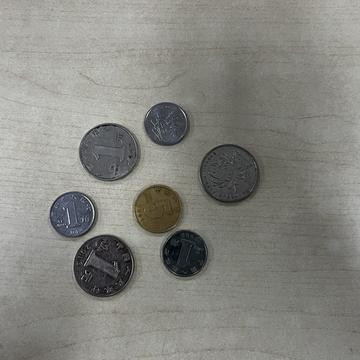
//> input picture 25_spring/计算机视觉/作业/2022211733_王殿云_第一次作业/2022211733_王殿云_第一次作业_实验代码/images/1.jpg, 360 x 360 px
$ ./main ../images/1.jpg   (built with g++ and OpenCV 4)
//> lines starting //> are read from the running program, lines starting //| are printed output that depends on the picture; after the words box and inside, x2 and y2 are one past the last pixel; in counts of white or black regions, pixels touching at a corner belong together
### 25_spring/计算机视觉/作业/2022211733_王殿云_第一次作业/2022211733_王殿云_第一次作业_实验代码/canny_cpp/canny.h
#ifndef CANNY_H
#define CANNY_H

#include <opencv2/opencv.hpp>

void myCanny(const cv::Mat& src, cv::Mat& dst, double lowThreshold, double highThreshold,
                    int apertureSize = 3, bool L2gradient = false);

#endif

### 25_spring/计算机视觉/作业/2022211733_王殿云_第一次作业/2022211733_王殿云_第一次作业_实验代码/canny_cpp/canny.cpp
#include "canny.h"
#include <opencv2/imgproc.hpp>
#include <vector>
#include <queue>
#include <cmath>
#include <algorithm>
#include <omp.h>

// Canny边缘检测
void myCanny(const cv::Mat& src, cv::Mat& dst, double lowThreshold, double highThreshold,
                    int apertureSize, bool L2gradient) {
    CV_Assert(src.depth() == CV_8U || src.depth() == CV_16S);

    // 1. 计算梯度 (使用Sobel算子)
    cv::Mat dx, dy;
    double scale = 1.0;
    if (apertureSize == 7) {
        scale = 1/16.0;
    }

    cv::Sobel(src, dx, CV_16S, 1, 0, apertureSize, scale, 0, cv::BORDER_REPLICATE);
    cv::Sobel(src, dy, CV_16S, 0, 1, apertureSize, scale, 0, cv::BORDER_REPLICATE);

    // 临时矩阵用于存储中间结果
    const int cn = src.channels();
    const int cols = src.cols * cn;
    const int rows = src.rows;

    // 创建并填充border以简化后续处理
    cv::Mat mag(rows + 2, cols + 2, CV_32F);
    mag.setTo(0);

    // 2. 计算梯度幅值（使用SIMD优化，如果可用）
    #pragma omp parallel for
    for (int i = 0; i < rows; i++) {
        const short* _dx = dx.ptr<short>(i);
        const short* _dy = dy.ptr<short>(i);
        float* _mag = mag.ptr<float>(i + 1) + 1;  // 考虑边界

        if (L2gradient) {
            // 使用L2范数 (欧几里得距离)
            #if CV_SIMD || CV_SIMD_SCALABLE
            int j = 0;
            const int simdSize = cv::v_float32::nlanes;
            for (; j <= cols - simdSize; j += simdSize) {
                cv::v_int16 vx = cv::v_load((const short*)(_dx + j));
                cv::v_int16 vy = cv::v_load((const short*)(_dy + j));

                cv::v_int32 vx_0, vx_1;
                cv::v_int32 vy_0, vy_1;

                cv::v_expand(vx, vx_0, vx_1);
                cv::v_expand(vy, vy_0, vy_1);

                cv::v_float32 vfx_0 = cv::v_cvt_f32(vx_0);
                cv::v_float32 vfx_1 = cv::v_cvt_f32(vx_1);
                cv::v_float32 vfy_0 = cv::v_cvt_f32(vy_0);
                cv::v_float32 vfy_1 = cv::v_cvt_f32(vy_1);

                cv::v_float32 vmagSq_0 = vfx_0 * vfx_0 + vfy_0 * vfy_0;
                cv::v_float32 vmagSq_1 = vfx_1 * vfx_1 + vfy_1 * vfy_1;

                cv::v_float32 vmag_0 = cv::v_sqrt(vmagSq_0);
                cv::v_float32 vmag_1 = cv::v_sqrt(vmagSq_1);

                cv::v_store(_mag + j, vmag_0);
                cv::v_store(_mag + j + simdSize/2, vmag_1);
            }

            // 处理剩余元素
            for (; j < cols; j++) {
                int gx = _dx[j];
                int gy = _dy[j];
                _mag[j] = std::sqrt((float)(gx * gx + gy * gy));
            }
            #else
            for (int j = 0; j < cols; j++) {
                int gx = _dx[j];
                int gy = _dy[j];
                _mag[j] = std::sqrt((float)(gx * gx + gy * gy));
            }
            #endif
        } else {
            // 使用L1范数 (曼哈顿距离)
            #if CV_SIMD || CV_SIMD_SCALABLE
            int j = 0;
            const int simdSize = cv::v_int16::nlanes;
            for (; j <= cols - simdSize; j += simdSize) {
                cv::v_int16 vx = cv::v_load((const short*)(_dx + j));
                cv::v_int16 vy = cv::v_load((const short*)(_dy + j));

                // 计算绝对值
                vx = cv::v_abs(vx);
                vy = cv::v_abs(vy);

                cv::v_int32 vx_0, vx_1;
                cv::v_int32 vy_0, vy_1;

                cv::v_expand(vx, vx_0, vx_1);
                cv::v_expand(vy, vy_0, vy_1);

                cv::v_float32 vfx_0 = cv::v_cvt_f32(vx_0);
                cv::v_float32 vfx_1 = cv::v_cvt_f32(vx_1);
                cv::v_float32 vfy_0 = cv::v_cvt_f32(vy_0);
                cv::v_float32 vfy_1 = cv::v_cvt_f32(vy_1);

                cv::v_float32 vmag_0 = vfx_0 + vfy_0;
                cv::v_float32 vmag_1 = vfx_1 + vfy_1;

                cv::v_store(_mag + j, vmag_0);
                cv::v_store(_mag + j + simdSize/2, vmag_1);
            }

            // 处理剩余元素
            for (; j < cols; j++) {
                _mag[j] = std::abs((float)_dx[j]) + std::abs((float)_dy[j]);
            }
            #else
            for (int j = 0; j < cols; j++) {
                _mag[j] = std::abs((float)_dx[j]) + std::abs((float)_dy[j]);
            }
            #endif
        }
    }

    // 如果是多通道，取各通道的最大梯度
    if (cn > 1) {
        cv::Mat magMaxChannels(rows, src.cols, CV_32F);

        #pragma omp parallel for
        for (int i = 0; i < rows; i++) {
            const float* magRow = mag.ptr<float>(i + 1) + 1;
            float* maxRow = magMaxChannels.ptr<float>(i);

            for (int j = 0, jn = 0; j < src.cols; j++, jn += cn) {
                float maxVal = magRow[jn];
                for (int k = 1; k < cn; k++) {
                    maxVal = std::max(maxVal, magRow[jn + k]);
                }
                maxRow[j] = maxVal;
            }
        }

        // 用单通道梯度替换多通道梯度以简化后续处理
        mag = cv::Mat(rows + 2, src.cols + 2, CV_32F, 0.0f);

        for (int i = 0; i < rows; i++) {
            const float* maxRow = magMaxChannels.ptr<float>(i);
            float* magRow = mag.ptr<float>(i + 1) + 1;

            for (int j = 0; j < src.cols; j++) {
                magRow[j] = maxRow[j];
            }
        }
    }

    // 创建非极大值抑制掩码
    cv::Mat nmsMask(rows, src.cols, CV_8UC1, cv::Scalar(0));

    // 3. 非极大值抑制
    const int TG22 = 13573; // tan(22.5度) * 2^16

    #pragma omp parallel for
    for (int i = 0; i < rows; i++) {
        const short* _dx = dx.ptr<short>(i);
        const short* _dy = dy.ptr<short>(i);
        const float* _mag_p = mag.ptr<float>(i);      // previous row
        const float* _mag_c = mag.ptr<float>(i + 1);  // current row
        const float* _mag_n = mag.ptr<float>(i + 2);  // next row
        uchar* _mask = nmsMask.ptr<uchar>(i);

        for (int j = 0; j < src.cols; j++) {
            int jj = j;
            if (cn > 1) {
                // 对于多通道，我们已经计算了单通道的最大值
                jj = j * cn;
            }

            float m = _mag_c[j + 1];  // current pixel's magnitude with border offset

            if (m > lowThreshold) {  // 仅检查高于低阈值的点
                int xs = _dx[jj];
                int ys = _dy[jj];
                int x = std::abs(xs);
                int y = std::abs(ys) << 15;

                // 方向量化为水平、垂直和对角线
                int tg22x = x * TG22;

                // 水平梯度占主导
                if (y < tg22x) {
                    if (m > _mag_c[j] && m >= _mag_c[j + 2]) {
                        if (m > highThreshold)
                            _mask[j] = 2;  // 强边缘
                        else
                            _mask[j] = 1;  // 弱边缘
                    }
                }
                // 垂直梯度占主导
                else {
                    int tg67x = tg22x + (x << 16);
                    if (y > tg67x) {
                        if (m > _mag_p[j + 1] && m >= _mag_n[j + 1]) {
                            if (m > highThreshold)
                                _mask[j] = 2;  // 强边缘
                            else
                                _mask[j] = 1;  // 弱边缘
                        }
                    }
                    // 对角线方向
                    else {
                        int s = (xs ^ ys) < 0 ? -1 : 1;
                        if (m > _mag_p[j + 1 - s] && m > _mag_n[j + 1 + s]) {
                            if (m > highThreshold)
                                _mask[j] = 2;  // 强边缘
                            else
                                _mask[j] = 1;  // 弱边缘
                        }
                    }
                }
            }
        }
    }

    // 4. 滞后阈值连接（使用更高效的队列和并行处理）
    cv::Mat edgeMap = cv::Mat::zeros(rows, src.cols, CV_8UC1);

    // 使用并行区域查找强边缘点
    std::vector<std::vector<cv::Point>> strongEdgesByThreads;

    #pragma omp parallel
    {
        std::vector<cv::Point> localStrongEdges;

        #pragma omp for nowait
        for (int i = 0; i < rows; i++) {
            const uchar* nmsMaskRow = nmsMask.ptr<uchar>(i);
            uchar* edgeMapRow = edgeMap.ptr<uchar>(i);

            for (int j = 0; j < src.cols; j++) {
                if (nmsMaskRow[j] == 2) {  // 强边缘
                    edgeMapRow[j] = 255;
                    localStrongEdges.push_back(cv::Point(j, i));
                }
            }
        }

        #pragma omp critical
        strongEdgesByThreads.push_back(std::move(localStrongEdges));
    }

    // 合并所有线程找到的强边缘点
    std::vector<cv::Point> allStrongEdges;
    for (const auto& threadEdges : strongEdgesByThreads) {
        allStrongEdges.insert(allStrongEdges.end(), threadEdges.begin(), threadEdges.end());
    }

    // 连接弱边缘点
    const int dx8[8] = {-1, -1, 0, 1, 1, 1, 0, -1};
    const int dy8[8] = {0, -1, -1, -1, 0, 1, 1, 1};

    std::queue<cv::Point> borderPoints;
    for (const auto& point : allStrongEdges) {
        borderPoints.push(point);
    }

    while (!borderPoints.empty()) {
        cv::Point p = borderPoints.front();
        borderPoints.pop();

        // 检查8邻域
        for (int k = 0; k < 8; k++) {
            cv::Point np(p.x + dx8[k], p.y + dy8[k]);

            if (np.x >= 0 && np.x < src.cols &&
                np.y >= 0 && np.y < rows &&
                nmsMask.at<uchar>(np) == 1 &&  // 弱边缘
                edgeMap.at<uchar>(np) == 0) {  // 尚未处理

                edgeMap.at<uchar>(np) = 255;  // 标记为边缘
                borderPoints.push(np);
            }
        }
    }

    // 将结果复制到输出图像
    edgeMap.copyTo(dst);
}

### 25_spring/计算机视觉/作业/2022211733_王殿云_第一次作业/2022211733_王殿云_第一次作业_实验代码/canny_cpp/main.cpp
#include <iostream>
#include <opencv2/opencv.hpp>
#include <opencv2/imgproc.hpp>
#include <opencv2/highgui.hpp>
#include <vector>
#include <queue>
#include <cmath>
#include <chrono>
#include <limits>
#include <string>
#include <algorithm>
#include <omp.h>
#include "canny.h"

// 比较优化Canny与OpenCV Canny的性能函数
// [91 lines left out: function comparePerformance, not called in this run]

int main(int argc, char** argv) {
    // 检查命令行参数
    if (argc < 2) {
        std::cout << "用法: " << argv[0] << " <图像路径> [benchmark] [迭代次数]" << std::endl;
        std::cout << "添加'benchmark'作为第二个参数来运行性能比较" << std::endl;
        std::cout << "可选择指定迭代次数（默认：100）" << std::endl;
        return -1;
    }

    // 读取输入图像
    cv::Mat src = cv::imread(argv[1], cv::IMREAD_COLOR);
//> src is the input picture: 360 rows x 360 cols, CV_8UC3; mean B, G, R 128.1, 133.5, 133.6

    // 检查图像是否成功加载
    if (src.empty()) {
        std::cout << "无法读取图像: " << argv[1] << std::endl;
        return -1;
    }

    // 检查是否请求了基准测试模式
    bool benchmarkMode = (argc > 2 && std::string(argv[2]) == "benchmark");
//> benchmarkMode = false

    if (benchmarkMode) {
        // 确定迭代次数
        int iterations = 100;  // 默认值
        if (argc > 3) {
            try {
                iterations = std::stoi(argv[3]);
            } catch (const std::exception& e) {
                std::cout << "无效的迭代次数值，使用默认值：100" << std::endl;
            }
        }

        // 运行性能比较
        comparePerformance(src, iterations);
    } else {
        // 普通可视化模式
        // 创建输出图像
        cv::Mat optimizedEdges, opencvEdges;

        // 转换为灰度图像(预处理步骤，不是Canny的一部分)
        cv::Mat gray;
        cv::cvtColor(src, gray, cv::COLOR_BGR2GRAY);

        // 使用高斯滤波器降噪
        cv::Mat blurred;
        cv::GaussianBlur(gray, blurred, cv::Size(5, 5), 0);
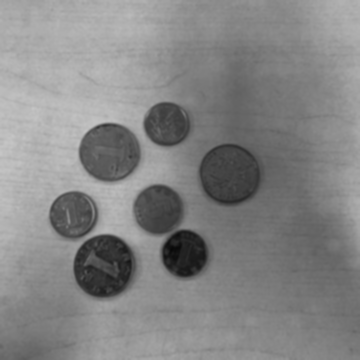
//> blurred: 360 rows x 360 cols, CV_8UC1; min 8, max 198, mean 132.9

        // 应用优化的Canny
        double lowThreshold = 50.0;
        double highThreshold = 150.0;
        int apertureSize = 3;
        bool L2gradient = false;

        myCanny(blurred, optimizedEdges, lowThreshold, highThreshold, apertureSize, L2gradient);
//> in myCanny, `cv::Sobel(src, dx, CV_16S, 1, 0, apertureSize, scale, 0, cv::BORDER_RE..`:
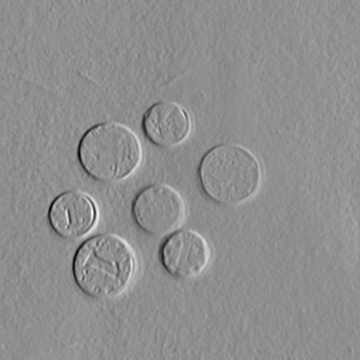
//> dx: 360 rows x 360 cols, CV_16SC1; min -291, max 227, mean -0.4; drawn with min black and max white
//> in myCanny, `cv::Sobel(src, dy, CV_16S, 0, 1, apertureSize, scale, 0, cv::BORDER_RE..`:
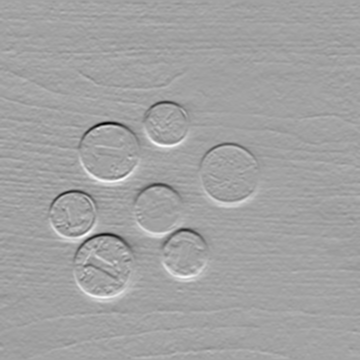
//> dy: 360 rows x 360 cols, CV_16SC1; min -367, max 210, mean -0.4; drawn with min black and max white
//> after the loop in myCanny, `for (int i = 0; i < rows; i++)`:
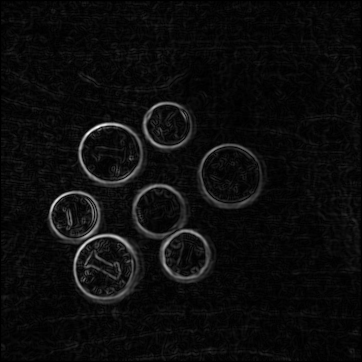
//> mag: 362 rows x 362 cols, CV_32FC1; min 0, max 480, mean 23.8; drawn with min black and max white
//> after the loop in myCanny, `for (int i = 0; i < rows; i++)`:
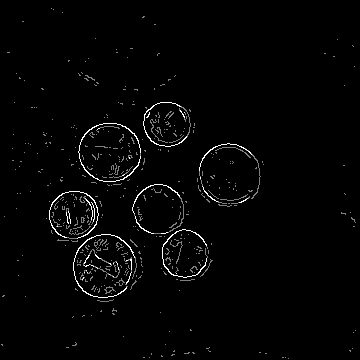
//> nmsMask: 360 rows x 360 cols, CV_8UC1; min 0, max 2, mean 0.0372; drawn with min black and max white
//> after the loop in myCanny, `for (int i = 0; i < rows; i++)`:
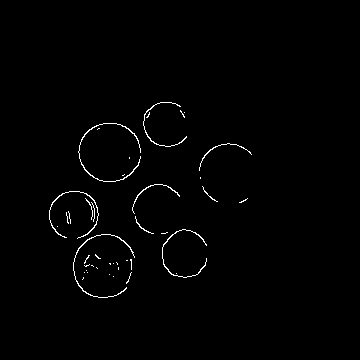
//> edgeMap: 360 rows x 360 cols, CV_8UC1; 0.99% white in thin lines or dots, all inside (x1, y1, x2, y2) = (49, 102, 252, 298)
//> after the loop in myCanny, `for (int i = 0; i < rows; i++)`: localStrongEdges = 1288 Points (x, y), first 12: [160, 102], [161, 102], [162, 102], [163, 102], [164, 102], [165, 102], [166, 102], [167, 102], [168, 102], [169, 102], [170, 102], [171, 102]
//> in myCanny, `strongEdgesByThreads.push_back(std::move(localStrongEdges));`: strongEdgesByThreads = 1 contour; box (x1, y1, x2, y2) and area: (49, 102, 252, 298) 958
//> the loop in myCanny, `for (const auto& threadEdges : strongEdgesByThreads)` made 1 pass
//> the loop in myCanny, `for (const auto& point : allStrongEdges)` made 1288 passes
//> after the loop in myCanny, `for (const auto& point : allStrongEdges)`: borderPoints = 1288 items
//> the loop in myCanny, `while (!borderPoints.empty())` made 1804 passes
//> after the loop in myCanny, `while (!borderPoints.empty())`:
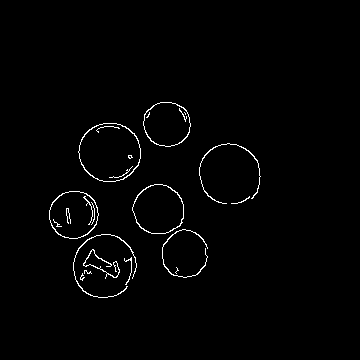
//> edgeMap: 360 rows x 360 cols, CV_8UC1; 1.4% white in thin lines or dots, all inside (x1, y1, x2, y2) = (49, 102, 261, 298)
//> after the loop in myCanny, `while (!borderPoints.empty())`: borderPoints = 0 items

        // 应用OpenCV的Canny以进行比较
        cv::Canny(blurred, opencvEdges, lowThreshold, highThreshold, apertureSize, L2gradient);

        // 显示结果
        cv::namedWindow("原始图像", cv::WINDOW_AUTOSIZE);
        cv::namedWindow("优化Canny", cv::WINDOW_AUTOSIZE);
        cv::namedWindow("OpenCV Canny", cv::WINDOW_AUTOSIZE);

        cv::imshow("原始图像", src);
        cv::imshow("优化Canny", optimizedEdges);
        cv::imshow("OpenCV Canny", opencvEdges);

        // 等待按键并关闭窗口
        cv::waitKey(0);
        cv::destroyAllWindows();
    }

    return 0;
}

$ run again, on 25_spring/计算机视觉/作业/2022211733_王殿云_第一次作业/2022211733_王殿云_第一次作业_实验代码/images/12.jpg
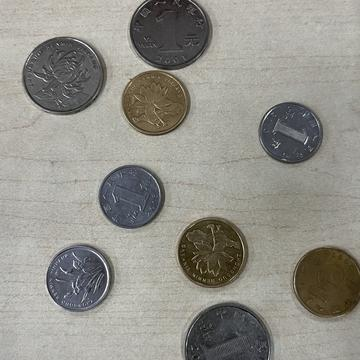
//> input picture 25_spring/计算机视觉/作业/2022211733_王殿云_第一次作业/2022211733_王殿云_第一次作业_实验代码/images/12.jpg, 360 x 360 px
//> src is the input picture: 360 rows x 360 cols, CV_8UC3; mean B, G, R 137.5, 144.6, 146.1
//> benchmarkMode = false
//> after the loop in myCanny, `for (int i = 0; i < rows; i++)`:
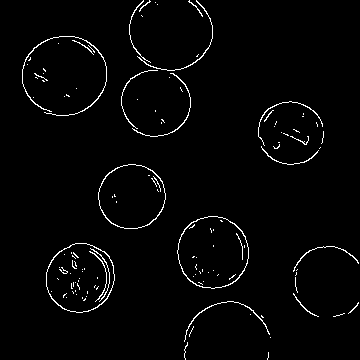
//> edgeMap: 360 rows x 360 cols, CV_8UC1; 2.2% white in thin lines or dots
//> after the loop in myCanny, `for (int i = 0; i < rows; i++)`: localStrongEdges = 2835 Points (x, y), first 12: [143, 0], [149, 0], [189, 0], [196, 0], [142, 1], [143, 1], [149, 1], [150, 1], [188, 1], [189, 1], [196, 1], [197, 1]
//> strongEdgesByThreads = 1 contour; box (x1, y1, x2, y2) and area: (22, 0, 359, 360) 10198
//> the loop in myCanny, `for (const auto& threadEdges : strongEdgesByThreads)` made 1 pass
//> the loop in myCanny, `for (const auto& point : allStrongEdges)` made 2835 passes
//> after the loop in myCanny, `for (const auto& point : allStrongEdges)`: borderPoints = 2835 items
//> the loop in myCanny, `while (!borderPoints.empty())` made 4357 passes
//> after the loop in myCanny, `while (!borderPoints.empty())`:
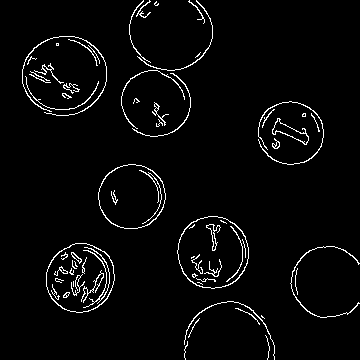
//> edgeMap: 360 rows x 360 cols, CV_8UC1; 3.4% white in thin lines or dots
//> after the loop in myCanny, `while (!borderPoints.empty())`: borderPoints = 0 items
